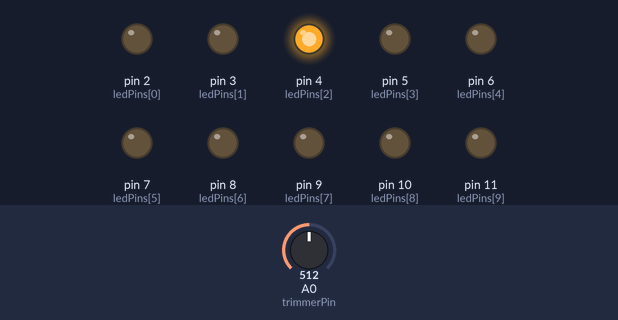
Recording of a sketch running on a simulated Arduino Uno, built with avr-gcc and run on an emulated ATmega328P. Parts: output pins drawn as LEDs (lit = HIGH). Dashed ring = blinking. The inputs (shaded band) are chosen by the test bench; at power-on: A0 (trimmerPin) = 512.

Above: at 1.3 s.
1.4 s: A0 (trimmerPin) set to 101
At 1.9 s:
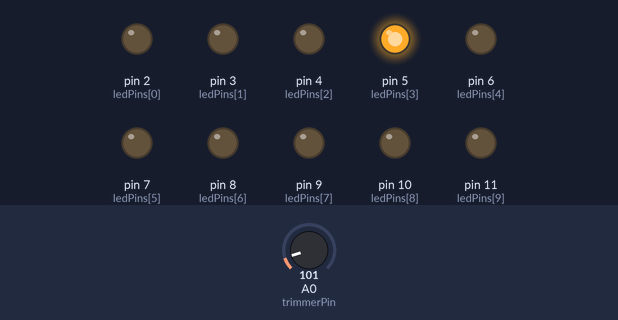
4.4 s: A0 (trimmerPin) set to 83
At 5.3 s:
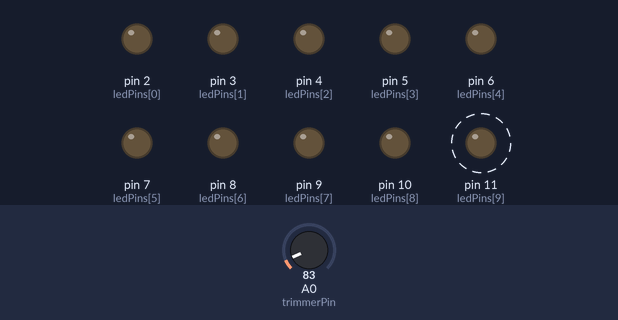
At 6.98 s:
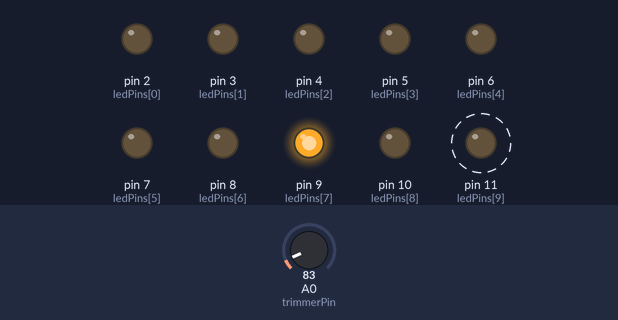
7.4 s: A0 (trimmerPin) set to 122
Timing chart, 0 to 16.4 s (numbered marks = the images above; inputs shaded):
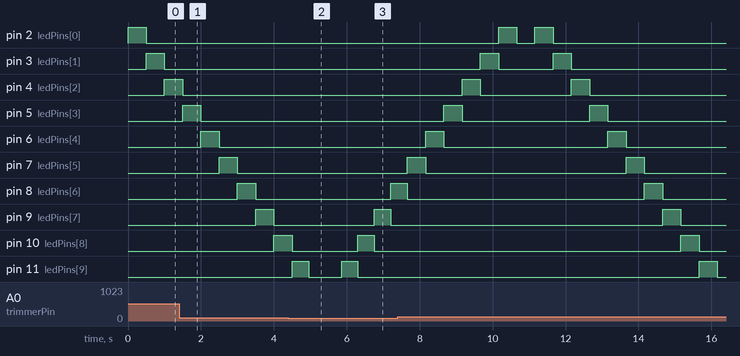

Measured:
- the behaviour switches between 93 and 92 on A0 (trimmerPin) (found by bisection; images 1 and 2)
- after the input at 4.4 s, pin 8 (ledPins[6]): LOW → HIGH after 2.8 s; pin 9 (ledPins[7]): LOW → HIGH after 2.4 s instead of 2.6 s
- by itself, pin 2 (ledPins[0]): alternates HIGH for 0.50 s and LOW for 0.50 s, 4 changes in all, then stays LOW
- by itself, pin 3 (ledPins[1]): alternates HIGH for 0.50 s and LOW for 1.5 s, 4 changes in all, then stays LOW
- by itself, pin 4 (ledPins[2]): alternates HIGH for 0.50 s and LOW for 2.5 s
- by itself, pin 5 (ledPins[3]): alternates HIGH for 0.50 s and LOW for 3.5 s
- by itself, pin 6 (ledPins[4]): alternates HIGH for 0.50 s and LOW for 4.5 s
- by itself, pin 7 (ledPins[5]): alternates HIGH for 0.50 s and LOW for 5.5 s

The sketch:

staDisplay2.ino
```cpp
// Definizione dei pin dei LED
const int ledPins[10] = {2, 3, 4, 5, 6, 7, 8, 9, 10, 11};

// Pin di lettura del trimmer
const int trimmerPin = A0;

bool isGoingUp = true;
int position = -1;

void setup() {
  // Inizializzazione dei pin dei LED come OUTPUT
  for (int i = 0; i < 10; i++) {
    pinMode(ledPins[i], OUTPUT); // Assicurati che i LED siano spenti all"inizio
    digitalWrite(ledPins[i], LOW); // Assicurati che I LED siano spenti all"inizio
  }
  // Inizializzazione dle pin del timmer come INPUT
  pinMode(trimmerPin, INPUT);
}

void loop() {
  int timmerValue = analogRead(trimmerPin);

  int changeSpeed = map(timmerValue, 0, 1023, 50, 5000);
  changeSpeed = constrain(changeSpeed, 50, 500);

  if (isGoingUp) {
    position++;
    if (position == 11) {
      digitalWrite(ledPins[9], LOW);
      //position = 0;
      isGoingUp = false;
    } else {
      digitalWrite(ledPins[position - 1], LOW);
      digitalWrite(ledPins[position], HIGH);
    }
  }

  if (!isGoingUp) {
    position--;
    if (position == -1) {
      digitalWrite(ledPins[0], LOW);
      //position = 0;
      isGoingUp = true;
    } else {
      digitalWrite(ledPins[position + 1], LOW);
      digitalWrite(ledPins[position], HIGH);
    }
  }

  delay(changeSpeed);

  // for (int i = 0; i < 10; i++) {
  //   digitalWrite(ledPins[i], HIGH);
  //   delay(50);
  // }

  // for (int i = 10; i > 0; i--) {
  //   digitalWrite(ledPins[i], LOW);
  //   delay(50);
  // }
}
```
